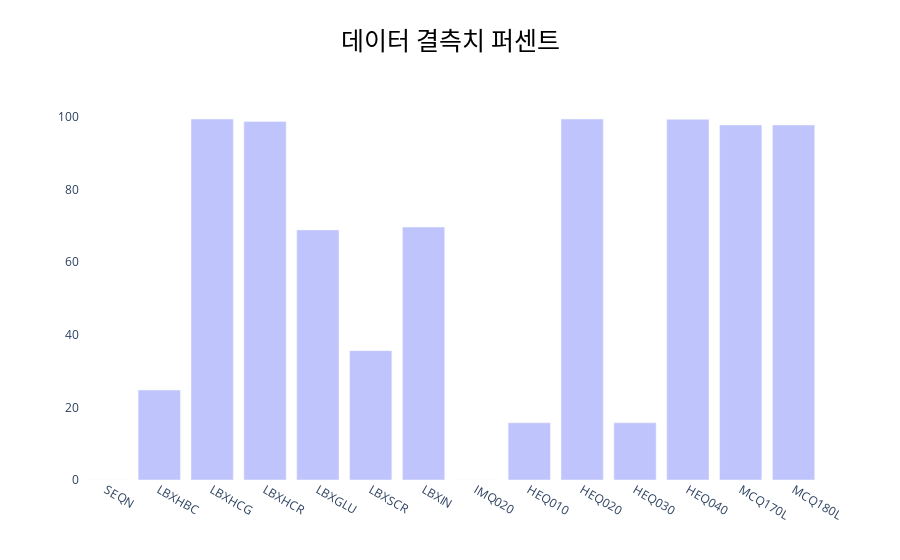

This figure's notebook cell:
### Code cell
# top 10 graphs
fig = go.Figure()

fig.add_trace(go.Bar(x = n_p['index'],
                     y = n_p['p']
                     ))

fig.update_layout(title_text="데이터 결측치 퍼센트",
                  title_x = 0.5,
                  title_xanchor = 'center',
                  title_font_size = 25,
                  title_font_color = 'black',
                  title_font_family = 'NanumSquare',
                  plot_bgcolor='#ffffff')

fig.update_traces(#marker_color= 히스토그램 색, 
                 #marker_line_width=히스토그램 테두리 두깨,                            
                 #marker_line_color=히스토그램 테두리 색,
                 marker_opacity = 0.4,
                 )
fig.show()

### Figure 1 — Plotly figure (JSON) as saved in the notebook; plotly's stock layout.template omitted (floating-point values rounded to 4 significant figures)
{"data": [{"marker": {"opacity": 0.4}, "type": "bar", "x": ["SEQN", "LBXHBC", "LBXHCG", "LBXHCR", "LBXGLU", "LBXSCR", "LBXIN", "IMQ020", "HEQ010", "HEQ020", "HEQ030", "HEQ040", "MCQ170L", "MCQ180L"], "y": [0, 24.76, 99.34, 98.65, 68.83, 35.6, 69.6, 0, 15.75, 99.35, 15.75, 99.25, 97.7, 97.7]}], "layout": {"plot_bgcolor": "#ffffff", "title": {"font": {"color": "black", "family": "NanumSquare", "size": 25}, "text": "데이터 결측치 퍼센트", "x": 0.5, "xanchor": "center"}}}
